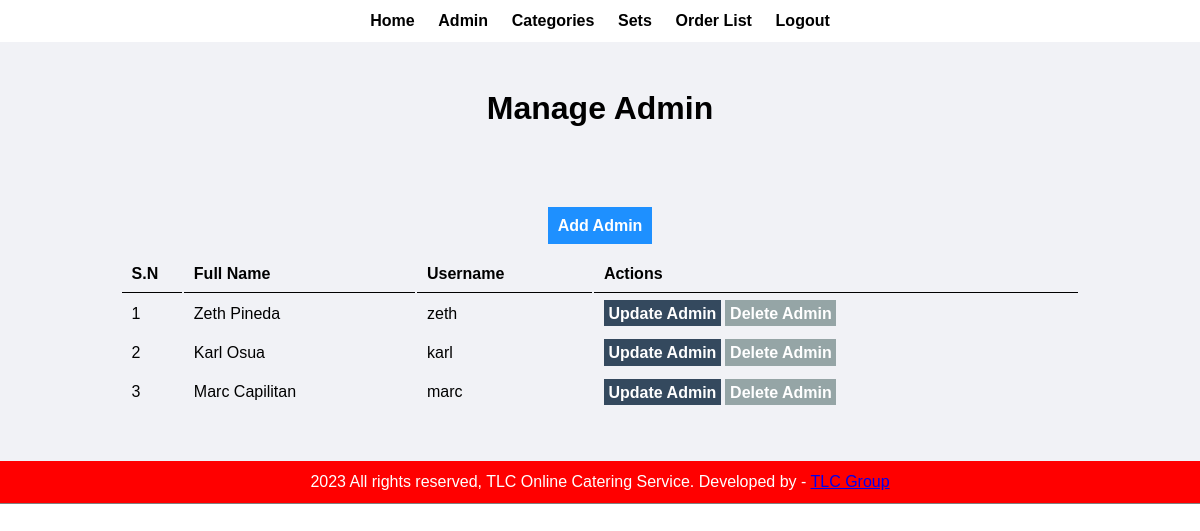
The page /admin/manage-admin.php (signed in) on the database its author committed.
### tables this page shows
CREATE TABLE `admin_table` (
  `id` int(10) UNSIGNED NOT NULL,
  `full_name` varchar(100) NOT NULL,
  `username` varchar(100) NOT NULL,
  `password` varchar(255) NOT NULL
);

### admin/manage-admin.php (the view, shortened to what this page needs)
<?php include('partials/menu.php');?>
        <div class="main-content">
            <div class="wrapper">
                    <h1>Manage Admin</h1>
            <br />
            <br />
            <br />
            <br />
            <br />
            <a href="add-admin.php" class="btn-primary">Add Admin </a>
            <br />
            <br />
            <table class="tbl-full">
                <tr>
                    <th>S.N</th>
                    <th>Full Name</th>
                    <th>Username</th>
                    <th>Actions</th>
                </tr>
                <?php
                    $sql = "SELECT * FROM admin_table";
                    $res = mysqli_query($conn, $sql);
                    if($res==TRUE)
                    {
                        $count = mysqli_num_rows($res);
                        $sn=1;
                            if($count>0)
                            {
                                while($rows=mysqli_fetch_assoc($res))
                                {
                                    $id=$rows['id'];
                                    $full_name=$rows['full_name'];
                                    $username=$rows['username'];
                                    ?>
                                     <tr>
                                        <td><?php echo $sn++; ?></td>
                                        <td><?php echo $full_name; ?></td>
                                        <td><?php echo $username; ?></td>
                                        <td>
                                        <a href="<?php echo SITEURL; ?>admin/update-admin.php?id=<?php echo $id; ?>" class="btn-secondary">Update Admin</a>
                                        <a href="<?php echo SITEURL; ?>admin/delete-admin.php?id=<?php echo $id; ?>" class="btn-danger">Delete Admin</a>
                                        </td>
                                    </tr>
                                    <?php
                                }
                            }
                            else
                            {
                            }
                    }
                ?>
            </table>
        </div>
    </div>
<?php include('partials/footer.php');?>

### css/admin.css (style rules this page uses)
* { margin: 0; padding: 0; font-family: Arial, Helvetica, sans-serif; }
.wrapper { padding: 1%; width: 80%; margin: 0 auto; }
.tbl-full { width:100%; }
table tr th { border-bottom: 1px solid black; padding: 1%; text-align: left; }
table tr td { padding: 1%; }
.btn-primary { background-color: #1e90ff; padding: 1%; color: white; text-decoration: none; font-weight: bold; }
.btn-secondary { background-color: #34495e; padding: 1%; color: white; text-decoration: none; font-weight: bold; }
.btn-danger { background-color: #95a5a6; padding: 1%; color: white; text-decoration: none; font-weight: bold; }
.main-content { background-color: #f1f2f6; padding: 3% 0; }

### rows shown on the page
admin_table: full_name "Zeth Pineda", username "zeth"
admin_table: full_name "Karl Osua", username "karl"
admin_table: full_name "Marc Capilitan", username "marc"
